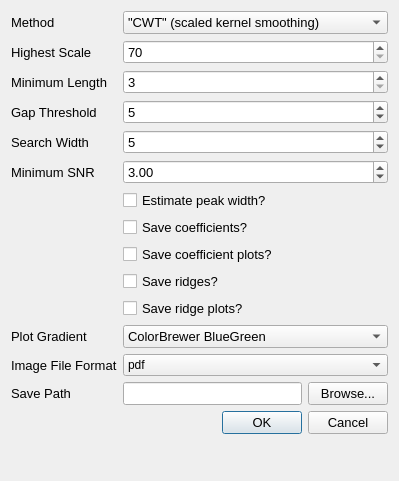
<?xml version="1.0" encoding="UTF-8"?>
<ui version="4.0">
 <class>PeakFindingDialog</class>
 <widget class="QDialog" name="PeakFindingDialog">
  <property name="geometry">
   <rect>
    <x>0</x>
    <y>0</y>
    <width>399</width>
    <height>481</height>
   </rect>
  </property>
  <property name="windowTitle">
   <string>Find Peaks</string>
  </property>
  <layout class="QFormLayout" name="formLayout">
   <item row="0" column="0">
    <widget class="QLabel" name="methodLabel">
     <property name="font">
      <font>
       <pointsize>10</pointsize>
      </font>
     </property>
     <property name="text">
      <string>Method</string>
     </property>
    </widget>
   </item>
   <item row="0" column="1">
    <widget class="QComboBox" name="methodComboBox">
     <property name="font">
      <font>
       <pointsize>10</pointsize>
      </font>
     </property>
     <item>
      <property name="text">
       <string>&quot;CWT&quot; (scaled kernel smoothing)</string>
      </property>
     </item>
    </widget>
   </item>
   <item row="1" column="0">
    <widget class="QLabel" name="scaleLabel">
     <property name="font">
      <font>
       <pointsize>10</pointsize>
      </font>
     </property>
     <property name="text">
      <string>Highest Scale</string>
     </property>
    </widget>
   </item>
   <item row="1" column="1">
    <widget class="QSpinBox" name="scaleSpinBox">
     <property name="font">
      <font>
       <pointsize>10</pointsize>
      </font>
     </property>
     <property name="minimum">
      <number>70</number>
     </property>
     <property name="maximum">
      <number>200</number>
     </property>
    </widget>
   </item>
   <item row="2" column="0">
    <widget class="QLabel" name="lengthLabel">
     <property name="font">
      <font>
       <pointsize>10</pointsize>
      </font>
     </property>
     <property name="text">
      <string>Minimum Length</string>
     </property>
    </widget>
   </item>
   <item row="2" column="1">
    <widget class="QSpinBox" name="lengthSpinBox">
     <property name="font">
      <font>
       <pointsize>10</pointsize>
      </font>
     </property>
     <property name="minimum">
      <number>3</number>
     </property>
    </widget>
   </item>
   <item row="4" column="0">
    <widget class="QLabel" name="widthLabel">
     <property name="font">
      <font>
       <pointsize>10</pointsize>
      </font>
     </property>
     <property name="text">
      <string>Search Width</string>
     </property>
    </widget>
   </item>
   <item row="4" column="1">
    <widget class="QSpinBox" name="searchSpinBox">
     <property name="font">
      <font>
       <pointsize>10</pointsize>
      </font>
     </property>
     <property name="value">
      <number>5</number>
     </property>
    </widget>
   </item>
   <item row="5" column="0">
    <widget class="QLabel" name="snrLabel">
     <property name="font">
      <font>
       <pointsize>10</pointsize>
      </font>
     </property>
     <property name="text">
      <string>Minimum SNR</string>
     </property>
    </widget>
   </item>
   <item row="5" column="1">
    <widget class="QDoubleSpinBox" name="noiseDoubleSpinBox">
     <property name="font">
      <font>
       <pointsize>10</pointsize>
      </font>
     </property>
     <property name="value">
      <double>3.000000000000000</double>
     </property>
    </widget>
   </item>
   <item row="6" column="1">
    <widget class="QCheckBox" name="widthCheckBox">
     <property name="font">
      <font>
       <pointsize>10</pointsize>
      </font>
     </property>
     <property name="text">
      <string>Estimate peak width?</string>
     </property>
    </widget>
   </item>
   <item row="8" column="1">
    <widget class="QCheckBox" name="coefCheckBox">
     <property name="font">
      <font>
       <pointsize>10</pointsize>
      </font>
     </property>
     <property name="text">
      <string>Save coefficients?</string>
     </property>
    </widget>
   </item>
   <item row="10" column="1">
    <widget class="QCheckBox" name="coefPlotCheckBox">
     <property name="font">
      <font>
       <pointsize>10</pointsize>
      </font>
     </property>
     <property name="text">
      <string>Save coefficient plots?</string>
     </property>
    </widget>
   </item>
   <item row="12" column="1">
    <widget class="QCheckBox" name="ridgeCheckBox">
     <property name="font">
      <font>
       <pointsize>10</pointsize>
      </font>
     </property>
     <property name="text">
      <string>Save ridges?</string>
     </property>
    </widget>
   </item>
   <item row="13" column="1">
    <widget class="QCheckBox" name="ridgePlotCheckBox">
     <property name="font">
      <font>
       <pointsize>10</pointsize>
      </font>
     </property>
     <property name="text">
      <string>Save ridge plots?</string>
     </property>
    </widget>
   </item>
   <item row="14" column="0">
    <widget class="QLabel" name="gradientLabel">
     <property name="font">
      <font>
       <pointsize>10</pointsize>
      </font>
     </property>
     <property name="text">
      <string>Plot Gradient</string>
     </property>
    </widget>
   </item>
   <item row="14" column="1">
    <widget class="QComboBox" name="gradientComboBox">
     <property name="font">
      <font>
       <pointsize>10</pointsize>
      </font>
     </property>
     <property name="toolTip">
      <string>An asterix by the color scheme name indicates a divergent color scheme particularly suited for this kind of map.</string>
     </property>
     <property name="currentIndex">
      <number>0</number>
     </property>
     <item>
      <property name="text">
       <string>ColorBrewer BlueGreen</string>
      </property>
     </item>
     <item>
      <property name="text">
       <string>ColorBrewer BluePurple</string>
      </property>
     </item>
     <item>
      <property name="text">
       <string>ColorBrewer GreenBlue</string>
      </property>
     </item>
     <item>
      <property name="text">
       <string>ColorBrewer OrangeRed</string>
      </property>
     </item>
     <item>
      <property name="text">
       <string>ColorBrewer PurpleBlue</string>
      </property>
     </item>
     <item>
      <property name="text">
       <string>ColorBrewer PurpleBlueGreen</string>
      </property>
     </item>
     <item>
      <property name="text">
       <string>ColorBrewer PurpleRed</string>
      </property>
     </item>
     <item>
      <property name="text">
       <string>ColorBrewer RedPurple</string>
      </property>
     </item>
     <item>
      <property name="text">
       <string>ColorBrewer YellowGreen</string>
      </property>
     </item>
     <item>
      <property name="text">
       <string>ColorBrewer YellowGreenBlue</string>
      </property>
     </item>
     <item>
      <property name="text">
       <string>ColorBrewer YellowOrangeBrown</string>
      </property>
     </item>
     <item>
      <property name="text">
       <string>ColorBrewer YellowOrangeRed</string>
      </property>
     </item>
     <item>
      <property name="text">
       <string>ColorBrewer Blues</string>
      </property>
     </item>
     <item>
      <property name="text">
       <string>ColorBrewer Greens</string>
      </property>
     </item>
     <item>
      <property name="text">
       <string>ColorBrewer Oranges</string>
      </property>
     </item>
     <item>
      <property name="text">
       <string>ColorBrewer Purples</string>
      </property>
     </item>
     <item>
      <property name="text">
       <string>ColorBrewer Reds</string>
      </property>
     </item>
     <item>
      <property name="text">
       <string>ColorBrewer Grayscale</string>
      </property>
     </item>
     <item>
      <property name="text">
       <string>QCustomPlot Grayscale</string>
      </property>
     </item>
     <item>
      <property name="text">
       <string>QCustomPlot Night</string>
      </property>
     </item>
     <item>
      <property name="text">
       <string>QCustomPlot Candy</string>
      </property>
     </item>
     <item>
      <property name="text">
       <string>QCustomPlot Ion</string>
      </property>
     </item>
     <item>
      <property name="text">
       <string>QCustomPlot Thermal</string>
      </property>
     </item>
     <item>
      <property name="text">
       <string>↔ QCustomPlot Polar</string>
      </property>
     </item>
     <item>
      <property name="text">
       <string>↔ QCustomPlot Spectrum</string>
      </property>
     </item>
     <item>
      <property name="text">
       <string>QCustomPlot Jet</string>
      </property>
     </item>
     <item>
      <property name="text">
       <string>QCustomPlot Hues</string>
      </property>
     </item>
     <item>
      <property name="text">
       <string>QCustomPlot Hot</string>
      </property>
     </item>
     <item>
      <property name="text">
       <string>QCustomPlot Cold</string>
      </property>
     </item>
     <item>
      <property name="text">
       <string>↔ ColorBrewer BrownBlueGreen </string>
      </property>
     </item>
     <item>
      <property name="text">
       <string>↔ ColorBrewer PinkYellowGreen</string>
      </property>
     </item>
     <item>
      <property name="text">
       <string>↔ ColorBrewer PurpleGreen</string>
      </property>
     </item>
     <item>
      <property name="text">
       <string>↔ ColorBrewer PurpleOrange</string>
      </property>
     </item>
     <item>
      <property name="text">
       <string>↔ ColorBrewer RedBlue</string>
      </property>
     </item>
     <item>
      <property name="text">
       <string>↔ ColorBrewer RedGray</string>
      </property>
     </item>
     <item>
      <property name="text">
       <string>↔ ColorBrewer RedYellowBlue</string>
      </property>
     </item>
     <item>
      <property name="text">
       <string>↔ ColorBrewer RedYellowGreen</string>
      </property>
     </item>
     <item>
      <property name="text">
       <string>↔ ColorBrewer Spectral</string>
      </property>
     </item>
     <item>
      <property name="text">
       <string>↔ Vespucci Spectral</string>
      </property>
     </item>
    </widget>
   </item>
   <item row="16" column="0">
    <widget class="QLabel" name="saveLabel">
     <property name="font">
      <font>
       <pointsize>10</pointsize>
      </font>
     </property>
     <property name="text">
      <string>Save Path</string>
     </property>
    </widget>
   </item>
   <item row="16" column="1">
    <layout class="QHBoxLayout" name="saveLayout">
     <item>
      <widget class="QLineEdit" name="directoryLineEdit">
       <property name="enabled">
        <bool>true</bool>
       </property>
       <property name="font">
        <font>
         <pointsize>10</pointsize>
        </font>
       </property>
      </widget>
     </item>
     <item>
      <widget class="QPushButton" name="browseButton">
       <property name="font">
        <font>
         <pointsize>10</pointsize>
        </font>
       </property>
       <property name="text">
        <string>Browse...</string>
       </property>
      </widget>
     </item>
    </layout>
   </item>
   <item row="18" column="1">
    <widget class="QDialogButtonBox" name="buttonBox">
     <property name="font">
      <font>
       <pointsize>10</pointsize>
      </font>
     </property>
     <property name="orientation">
      <enum>Qt::Horizontal</enum>
     </property>
     <property name="standardButtons">
      <set>QDialogButtonBox::Cancel|QDialogButtonBox::Ok</set>
     </property>
    </widget>
   </item>
   <item row="3" column="0">
    <widget class="QLabel" name="thresholdLabel">
     <property name="font">
      <font>
       <pointsize>10</pointsize>
      </font>
     </property>
     <property name="text">
      <string>Gap Threshold</string>
     </property>
    </widget>
   </item>
   <item row="3" column="1">
    <widget class="QSpinBox" name="gapSpinBox">
     <property name="font">
      <font>
       <pointsize>10</pointsize>
      </font>
     </property>
     <property name="value">
      <number>5</number>
     </property>
    </widget>
   </item>
   <item row="15" column="0">
    <widget class="QLabel" name="formatLabel">
     <property name="font">
      <font>
       <pointsize>10</pointsize>
      </font>
     </property>
     <property name="text">
      <string>Image File Format</string>
     </property>
    </widget>
   </item>
   <item row="15" column="1">
    <widget class="QComboBox" name="formatComboBox">
     <item>
      <property name="text">
       <string>pdf</string>
      </property>
     </item>
     <item>
      <property name="text">
       <string>svg</string>
      </property>
     </item>
     <item>
      <property name="text">
       <string>emf</string>
      </property>
     </item>
     <item>
      <property name="text">
       <string>tif</string>
      </property>
     </item>
     <item>
      <property name="text">
       <string>bmp</string>
      </property>
     </item>
     <item>
      <property name="text">
       <string>png</string>
      </property>
     </item>
     <item>
      <property name="text">
       <string>jpg</string>
      </property>
     </item>
    </widget>
   </item>
  </layout>
 </widget>
 <resources/>
 <connections>
  <connection>
   <sender>buttonBox</sender>
   <signal>accepted()</signal>
   <receiver>PeakFindingDialog</receiver>
   <slot>accept()</slot>
   <hints>
    <hint type="sourcelabel">
     <x>338</x>
     <y>462</y>
    </hint>
    <hint type="destinationlabel">
     <x>157</x>
     <y>274</y>
    </hint>
   </hints>
  </connection>
  <connection>
   <sender>buttonBox</sender>
   <signal>rejected()</signal>
   <receiver>PeakFindingDialog</receiver>
   <slot>reject()</slot>
   <hints>
    <hint type="sourcelabel">
     <x>389</x>
     <y>468</y>
    </hint>
    <hint type="destinationlabel">
     <x>286</x>
     <y>274</y>
    </hint>
   </hints>
  </connection>
 </connections>
</ui>
